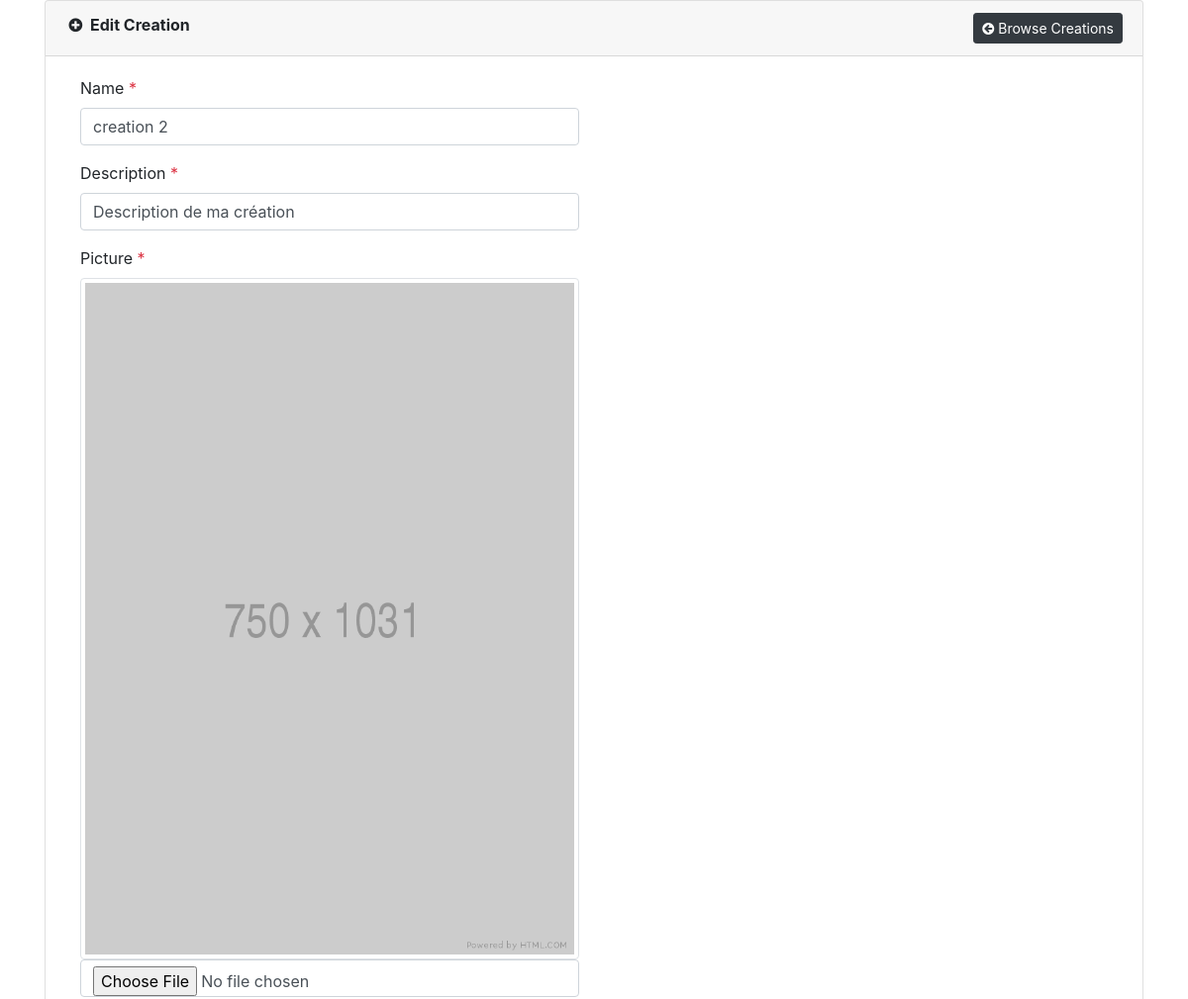
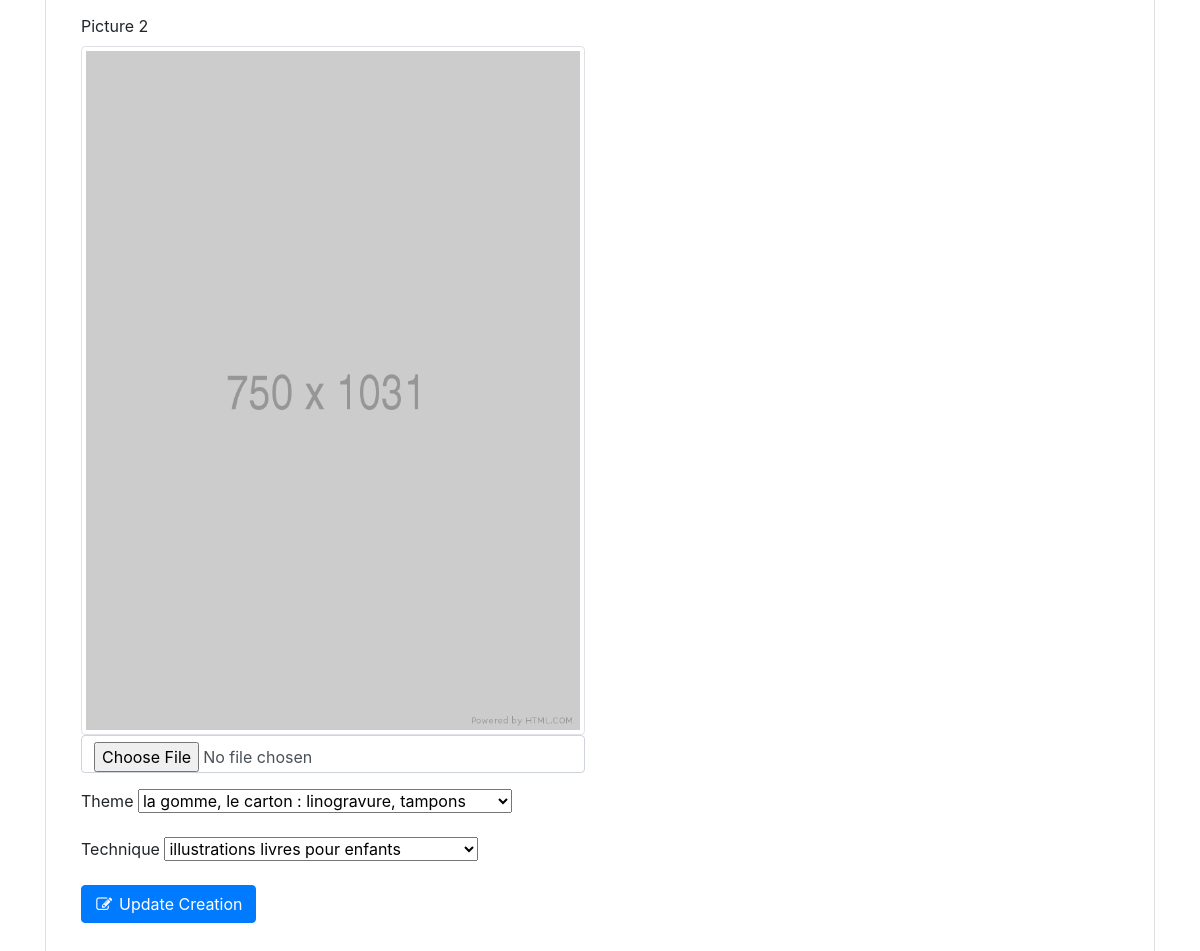
Page /admin/creations/edit.php?editId=2 on the committed database (2 pictures, top to bottom).
### tables this page shows
CREATE TABLE `creation` (
  `id` int(11) NOT NULL,
  `name` varchar(255) NOT NULL,
  `description` text NOT NULL,
  `picture` varchar(255) NOT NULL,
  `picture2` varchar(255) DEFAULT NULL
);

CREATE TABLE `tag` (
  `id_creation` int(11) NOT NULL,
  `id_technique` int(11) DEFAULT NULL,
  `id_theme` int(11) DEFAULT NULL
);

CREATE TABLE `theme` (
  `id` int(11) NOT NULL,
  `name` varchar(255) NOT NULL
);

CREATE TABLE `technique` (
  `id` int(11) NOT NULL,
  `kind` varchar(255) NOT NULL,
  `name` varchar(255) NOT NULL
);

### admin/dal/AdminRepository.php (called while the page is built, shortened)
<?php
class AdminRepository {
    protected $pdo;
    public function __construct()
    {
        $this->pdo = new PDO(
            'mysql:host=localhost;dbname=ellestmanuelle',
            'root',
            null
        );
        $this->pdo->setAttribute(
            PDO::ATTR_ERRMODE,
            PDO::ERRMODE_EXCEPTION
        );
    }
    public function getAllRecords($tableName, $fields='*', $cond='', $orderBy='', $limit='')
    {
        $stmt = $this->pdo->prepare("SELECT $fields FROM $tableName WHERE 1 ".$cond." ".$orderBy." ".$limit);
        $stmt->execute();
        $rows = $stmt->fetchAll(PDO::FETCH_ASSOC);
        return $rows;
    }
}
?>

### admin/creations/edit.php (the view, shortened to what this page needs)
<?php
	include_once('../dal/AdminRepository.php');
	$repo = new AdminRepository();
	if(isset($_REQUEST['editId']) && $_REQUEST['editId'] != "") {
		$creation = $repo->getAllRecords('creation', '*', ' AND id="'.$_REQUEST['editId'].'"')[0];
	}
?>
<!doctype html>
<html lang="en">
  <head>
    <link rel="stylesheet" href="https://stackpath.bootstrapcdn.com/bootstrap/4.4.1/css/bootstrap.min.css">
	<link href="https://stackpath.bootstrapcdn.com/font-awesome/4.7.0/css/font-awesome.min.css" rel="stylesheet">
  </head>
  <body>
   	<div class="container">
		<div class="card">
			<div class="card-header">
				<i class="fa fa-fw fa-plus-circle"></i> <strong>Edit Creation</strong>
				<a href="index.php" class="float-right btn btn-dark btn-sm"><i class="fa fa-arrow-circle-left"></i> Browse Creations</a>
			</div>
			<div class="card-body">
				<div class="col-sm-6">
					<form method="post" enctype="multipart/form-data">
						<div class="form-group">
							<label>Name <span class="text-danger">*</span></label>
							<input type="text" name="name" id="name" class="form-control" value="<?php echo $creation['name']; ?>" required>
						</div>
						<div class="form-group">
							<label>Description <span class="text-danger">*</span></label>
							<input type="text" name="description" id="description" class="form-control" value="<?php echo $creation['description']; ?>" required>
						</div>
						<div class="form-group">
							<label>Picture <span class="text-danger">*</span></label>
							<?php
								if ($creation['picture'] != "") {
							?>
								<img src="../../images/uploads/<?php echo $creation['picture']; ?>" class="img-thumbnail" />
							<?php
								}
							?>
							<input type="file" class="tel form-control" name="picture" id="picture" value="<?php echo $creation['picture']; ?>">
						</div>
						<div class="form-group">
							<label>Picture 2</label>
							<?php
								if ($creation['picture2'] != "") {
							?>
								<img src="../../images/uploads/<?php echo $creation['picture2']; ?>" class="img-thumbnail" />
							<?php
								}
							?>
							<input type="file" class="tel form-control" name="picture2" id="picture2" value="<?php echo $creation['picture2']; ?>">
						</div>
						<div class="form-group">
							<label>Theme</label>
							<select id="theme" name="theme">
								<?php
									$themes = $repo->getAllRecords('theme', '*', '', 'ORDER BY name');
									$currentTheme = $repo->getAllRecords('tag', '*', ' AND id_theme is not null AND id_creation="'.$_REQUEST['editId'].'"');
									foreach ($themes as $theme) {
								?>
									<option value="<?php echo $theme["id"]?>"<?php echo count($currentTheme) > 0 && $currentTheme[0]['id_theme'] == $theme["id"] ? "selected" : ""?>><?php echo $theme["name"]?></option>
								<?php } ?>
							</select>
						</div>
						<div class="form-group">
							<label>Technique</label>
							<select id="technique" name="technique">
								<?php
									$techniques = $repo->getAllRecords('technique', '*', '', 'ORDER BY name');
									$currentTechnique = $repo->getAllRecords('tag', '*', ' AND id_technique is not null AND id_creation="'.$_REQUEST['editId'].'"');
									foreach ($techniques as $technique) {
								?>
									<option value="<?php echo $technique["id"]?>"<?php echo count($currentTechnique) > 0 && $currentTechnique[0]['id_technique'] == $technique["id"] ? "selected" : ""?>><?php echo $technique["name"]?></option>
								<?php } ?>
							</select>
						</div>
						<div class="form-group">
							<button type="submit" name="submit" value="submit" id="submit" class="btn btn-primary"><i class="fa fa-fw fa-edit"></i> Update Creation</button>
						</div>
					</form>
				</div>
			</div>
		</div>
	</div>
  </body>
</html>

### rows in the picture
creation: name "creation 2", description "Description de ma création", picture (picture), picture2 (picture)
tag: theme "la gomme, le carton : linogravure, tampons", technique "illustrations livres pour enfants"
